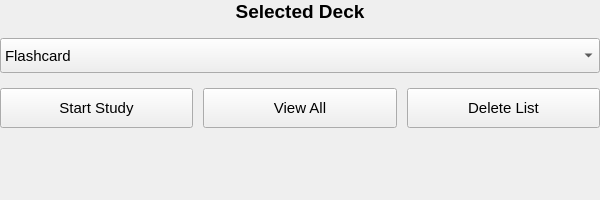
<?xml version="1.0" encoding="UTF-8"?>
<ui version="4.0">
 <class>ModeSelectorPanel</class>
 <widget class="QWidget" name="ModeSelectorPanel">
  <property name="geometry">
   <rect>
    <x>0</x>
    <y>0</y>
    <width>600</width>
    <height>200</height>
   </rect>
  </property>
  <property name="windowTitle">
   <string>Form</string>
  </property>
  <layout class="QVBoxLayout" name="verticalLayout">
   <property name="spacing">
    <number>15</number>
   </property>
   <property name="leftMargin">
    <number>0</number>
   </property>
   <property name="topMargin">
    <number>0</number>
   </property>
   <property name="rightMargin">
    <number>0</number>
   </property>
   <property name="bottomMargin">
    <number>0</number>
   </property>
   <item>
    <widget class="QLabel" name="selectedDeckLabel">
     <property name="font">
      <font>
       <pointsize>14</pointsize>
       <bold>true</bold>
      </font>
     </property>
     <property name="text">
      <string>Selected Deck</string>
     </property>
     <property name="alignment">
      <set>Qt::AlignmentFlag::AlignCenter</set>
     </property>
    </widget>
   </item>
   <item>
    <widget class="QComboBox" name="studyModeComboBox">
     <property name="minimumSize">
      <size>
       <width>0</width>
       <height>35</height>
      </size>
     </property>
     <property name="font">
      <font>
       <pointsize>11</pointsize>
      </font>
     </property>
     <item>
      <property name="text">
       <string>Flashcard</string>
      </property>
     </item>
     <item>
      <property name="text">
       <string>Multiple Choice</string>
      </property>
     </item>
     <item>
      <property name="text">
       <string>Typing</string>
      </property>
     </item>
    </widget>
   </item>
   <item>
    <layout class="QHBoxLayout" name="buttonsLayout">
     <property name="spacing">
      <number>10</number>
     </property>
     <item>
      <widget class="QPushButton" name="startStudyButton">
       <property name="minimumSize">
        <size>
         <width>0</width>
         <height>40</height>
        </size>
       </property>
       <property name="font">
        <font>
         <pointsize>11</pointsize>
        </font>
       </property>
       <property name="text">
        <string>Start Study</string>
       </property>
      </widget>
     </item>
     <item>
      <widget class="QPushButton" name="viewAllButton">
       <property name="minimumSize">
        <size>
         <width>0</width>
         <height>40</height>
        </size>
       </property>
       <property name="font">
        <font>
         <pointsize>11</pointsize>
        </font>
       </property>
       <property name="text">
        <string>View All</string>
       </property>
      </widget>
     </item>
     <item>
      <widget class="QPushButton" name="deleteListButton">
       <property name="minimumSize">
        <size>
         <width>0</width>
         <height>40</height>
        </size>
       </property>
       <property name="font">
        <font>
         <pointsize>11</pointsize>
        </font>
       </property>
       <property name="text">
        <string>Delete List</string>
       </property>
      </widget>
     </item>
    </layout>
   </item>
   <item>
    <spacer name="verticalSpacer">
     <property name="orientation">
      <enum>Qt::Orientation::Vertical</enum>
     </property>
     <property name="sizeType">
      <enum>QSizePolicy::Expanding</enum>
     </property>
     <property name="sizeHint" stdset="0">
      <size>
       <width>20</width>
       <height>40</height>
      </size>
     </property>
    </spacer>
   </item>
  </layout>
 </widget>
 <resources/>
 <connections/>
</ui>
